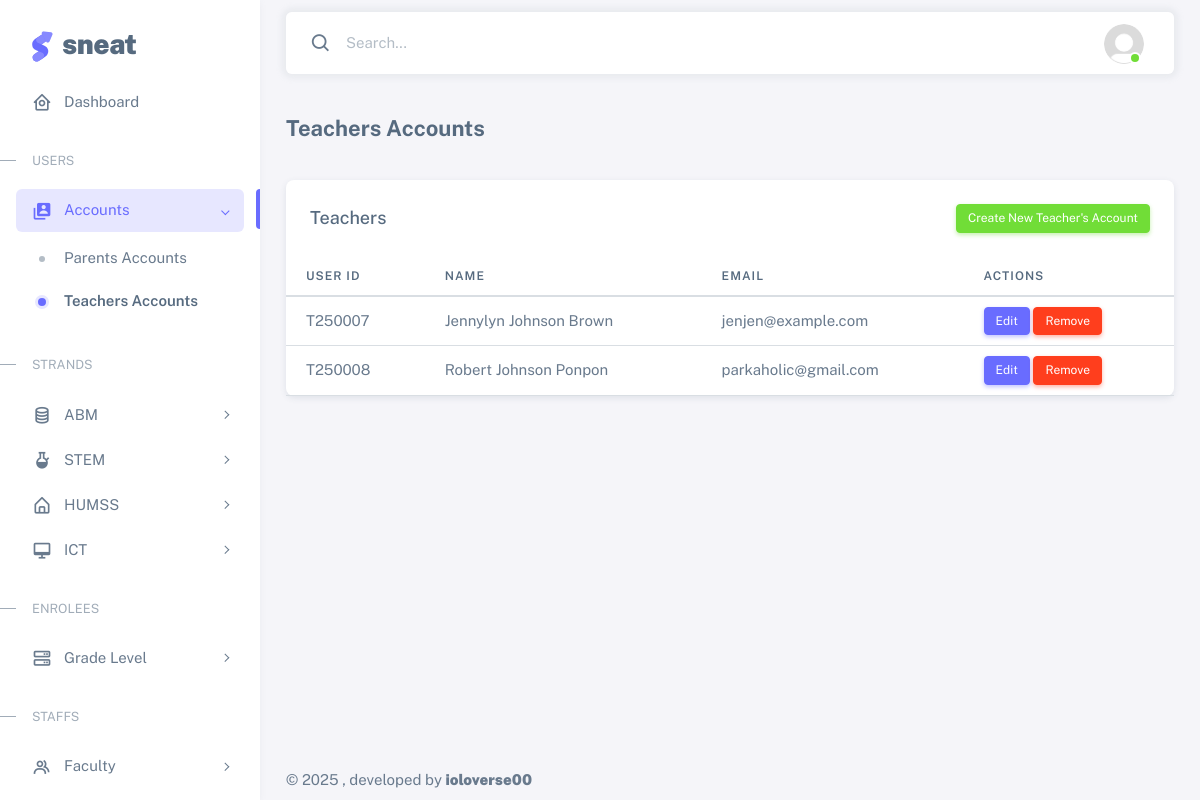
The app's page /teachers.php with its own data.
### tables this page shows
CREATE TABLE `users` (
  `user_id` varchar(10) NOT NULL,
  `first_name` varchar(50) NOT NULL,
  `middle_name` varchar(50) NOT NULL,
  `last_name` varchar(50) NOT NULL,
  `email` varchar(100) NOT NULL,
  `phone` varchar(20) DEFAULT NULL,
  `address` text DEFAULT NULL,
  `gender` enum('Male','Female','Other') DEFAULT NULL,
  `birthdate` date DEFAULT NULL,
  `role` enum('Admin','Teacher','Parent') NOT NULL,
  `password_hash` varchar(255) NOT NULL,
  `created_at` timestamp NOT NULL DEFAULT current_timestamp()
);

### html/teachers.php (the view, shortened to what this page needs)
<!DOCTYPE html>
<html
    lang="en"
    class="light-style layout-menu-fixed"
    dir="ltr"
    data-theme="theme-default"
    data-assets-path="../assets/"
    data-template="vertical-menu-template-free">
<head>
    <link rel="stylesheet" href="../assets/vendor/fonts/boxicons.css" />
    <link rel="stylesheet" href="../assets/vendor/css/core.css" class="template-customizer-core-css" />
    <link rel="stylesheet" href="../assets/vendor/css/theme-default.css" class="template-customizer-theme-css" />
    <link rel="stylesheet" href="../assets/css/demo.css" />
    <link rel="stylesheet" href="../assets/vendor/libs/perfect-scrollbar/perfect-scrollbar.css" />
    <link rel="stylesheet" href="../assets/vendor/libs/apex-charts/apex-charts.css" />
</head>
<body>
    <div class="layout-wrapper layout-content-navbar">
        <div class="layout-container">
            <aside id="layout-menu" class="layout-menu menu-vertical menu bg-menu-theme">
                <div class="app-brand demo">
                    <a href="index.php" class="app-brand-link">
                        <span class="app-brand-logo demo">
                        </span>
                        <span class="app-brand-text demo menu-text fw-bolder ms-2">Sneat</span>
                    </a>
                </div>
                <ul class="menu-inner py-1">
                    <li class="menu-item">
                        <a href="index.php" class="menu-link">
                            <i class="menu-icon tf-icons bx bx-home-circle"></i>
                            <div data-i18n="Analytics">Dashboard</div>
                        </a>
                    </li>
                    <li class="menu-header small text-uppercase">
                        <span class="menu-header-text">Users</span>
                    </li>
                    <li class="menu-item active open">
                        <a href="javascript:void(0);" class="menu-link menu-toggle">
                            <i class="menu-icon tf-icons bx bxs-user-account"></i>
                            <div data-i18n="Form Elements">Accounts</div>
                        </a>
                        <ul class="menu-sub">
                            <li class="menu-item">
                                <a href="parents.php" class="menu-link">
                                    <div data-i18n="Input groups">Parents Accounts</div>
                                </a>
                            </li>
                            <li class="menu-item active">
                                <a href="teachers.php" class="menu-link">
                                    <div data-i18n="Input groups">Teachers Accounts</div>
                                </a>
                            </li>
                        </ul>
                    </li>
                    <li class="menu-header small text-uppercase">
                        <span class="menu-header-text">Strands</span>
                    </li>
                    <li class="menu-item">
                        <a href="javascript:void(0)" class="menu-link menu-toggle">
                            <i class="menu-icon tf-icons bx bx-coin-stack"></i>
                            <div data-i18n="Extended UI">ABM</div>
                        </a>
                    </li>
                    <li class="menu-item">
                        <a href="javascript:void(0)" class="menu-link menu-toggle">
                            <i class="menu-icon tf-icons bx bxs-bong"></i>
                            <div data-i18n="Extended UI">STEM</div>
                        </a>
                    </li>
                    <li class="menu-item">
                        <a href="javascript:void(0)" class="menu-link menu-toggle">
                            <i class="menu-icon tf-icons bx bx-home-alt"></i>
                            <div data-i18n="Extended UI">HUMSS</div>
                        </a>
                    </li>
                    <li class="menu-item">
                        <a href="javascript:void(0)" class="menu-link menu-toggle">
                            <i class="menu-icon tf-icons bx bx-desktop"></i>
                            <div data-i18n="Extended UI">ICT</div>
                        </a>
                    </li>
                    <li class="menu-header small text-uppercase">
                        <span class="menu-header-text">Enrolees</span>
                    </li>
                    <li class="menu-item">
                        <a href="javascript:void(0)" class="menu-link menu-toggle">
                            <i class="menu-icon tf-icons bx bx-server"></i>
                            <div data-i18n="Extended UI">Grade Level</div>
                        </a>
                    </li>
                    <li class="menu-header small text-uppercase">
                        <span class="menu-header-text">Staffs</span>
                    </li>
                    <li class="menu-item">
                        <a href="javascript:void(0)" class="menu-link menu-toggle">
                            <i class="menu-icon tf-icons bx bx-group"></i>
                            <div data-i18n="Extended UI">Faculty</div>
                        </a>
                    </li>
                </ul>
            </aside>
            <div class="layout-page">
                <nav
                    class="layout-navbar container-xxl navbar navbar-expand-xl navbar-detached align-items-center bg-navbar-theme"
                    id="layout-navbar">
                    <div class="navbar-nav-right d-flex align-items-center" id="navbar-collapse">
                        <div class="navbar-nav align-items-center">
                            <div class="nav-item d-flex align-items-center">
                                <i class="bx bx-search fs-4 lh-0"></i>
                                <input
                                    type="text"
                                    class="form-control border-0 shadow-none"
                                    placeholder="Search..."
                                    aria-label="Search..." />
                            </div>
                        </div>
                        <ul class="navbar-nav flex-row align-items-center ms-auto">
                            <li class="nav-item navbar-dropdown dropdown-user dropdown">
                                <a class="nav-link dropdown-toggle hide-arrow" href="javascript:void(0);" data-bs-toggle="dropdown">
                                    <div class="avatar avatar-online">
                                        <img src="../assets/img/avatars/default.png" alt class="w-px-40 h-auto rounded-circle" />
                                    </div>
                                </a>
                            </li>
                        </ul>
                    </div>
                </nav>
                <div class="content-wrapper">
                    <div class="container-xxl flex-grow-1 container-p-y">
                        <h4 class="fw-bold py-3 mb-4">Teachers Accounts</h4>
                        <div class="card">
                            <div class="card-header d-flex justify-content-between align-items-center">
                                <h5 class="mb-0">Teachers</h5>
                                <button class="btn btn-sm btn-success" data-bs-toggle="modal" data-bs-target="#addTeacherModal">Create New Teacher's Account</button>
                            </div>
                            <div class="table-responsive text-nowrap">
                                <table class="table table-hover">
                                    <thead>
                                        <tr>
                                            <th>User ID</th>
                                            <th>Name</th>
                                            <th>Email</th>
                                            <th>Actions</th>
                                        </tr>
                                    </thead>
                                    <tbody>
                                        <?php
                                        include 'db_connection.php';
                                        $query = "SELECT user_id, first_name, middle_name, last_name, email, password_hash
                                                  FROM users
                                                  WHERE role = 'Teacher'";
                                        $result = $conn->query($query);
                                        if ($result->num_rows > 0) {
                                            while ($row = $result->fetch_assoc()) {
                                                echo "<tr>";
                                                echo "<td>" . $row['user_id'] . "</td>";
                                                echo "<td>" . $row['first_name'] . " " . $row['middle_name'] . " " . $row['last_name'] . "</td>";
                                                echo "<td>" . $row['email'] . "</td>";
                                                echo "<td>
                                                        <button class='btn btn-sm btn-primary' data-bs-toggle='modal' data-bs-target='#editModal'
                                                            data-user_id='" . $row['user_id'] . "'
                                                            data-first_name='" . $row['first_name'] . "'
                                                            data-middle_name='" . $row['middle_name'] . "'
                                                            data-last_name='" . $row['last_name'] . "'
                                                            data-password='" . $row['password_hash'] . "'>Edit</button>
                                                        <button class='btn btn-sm btn-danger' data-bs-toggle='modal' data-bs-target='#deleteModal'
                                                            data-user_id='" . $row['user_id'] . "'>Remove</button>
                                                      </td>";
                                                echo "</tr>";
                                            }
                                        } else {
                                            echo "<tr><td colspan='4' class='text-center'>No teachers found</td></tr>";
                                        }
                                        ?>
                                    </tbody>
                                </table>
                            </div>
                        </div>
                    </div>
                    <footer class="content-footer footer bg-footer-theme">
                        <div class="container-xxl d-flex flex-wrap justify-content-between py-2 flex-md-row flex-column">
                            <div class="mb-2 mb-md-0">
                                ©
                                , developed by
                                <a href="#" class="footer-link fw-bolder">ioloverse00</a>
                            </div>
                        </div>
                    </footer>
                </div>
            </div>
        </div>
    </div>
</body>
</html>

### assets/css/demo.css (style rules this page uses)
.menu .app-brand.demo { height: 64px; margin-top: 12px; }
.app-brand-logo.demo svg { width: 22px; height: 38px; }
.app-brand-text.demo { font-size: 1.75rem; letter-spacing: -0.5px; text-transform: lowercase; }

### records on screen
users: user_id "T250007", first_name "Jennylyn", middle_name "Johnson", last_name "Brown", email "jenjen@example.com"
users: user_id "T250008", first_name "Robert", middle_name "Johnson", last_name "Ponpon", email "parkaholic@gmail.com"
